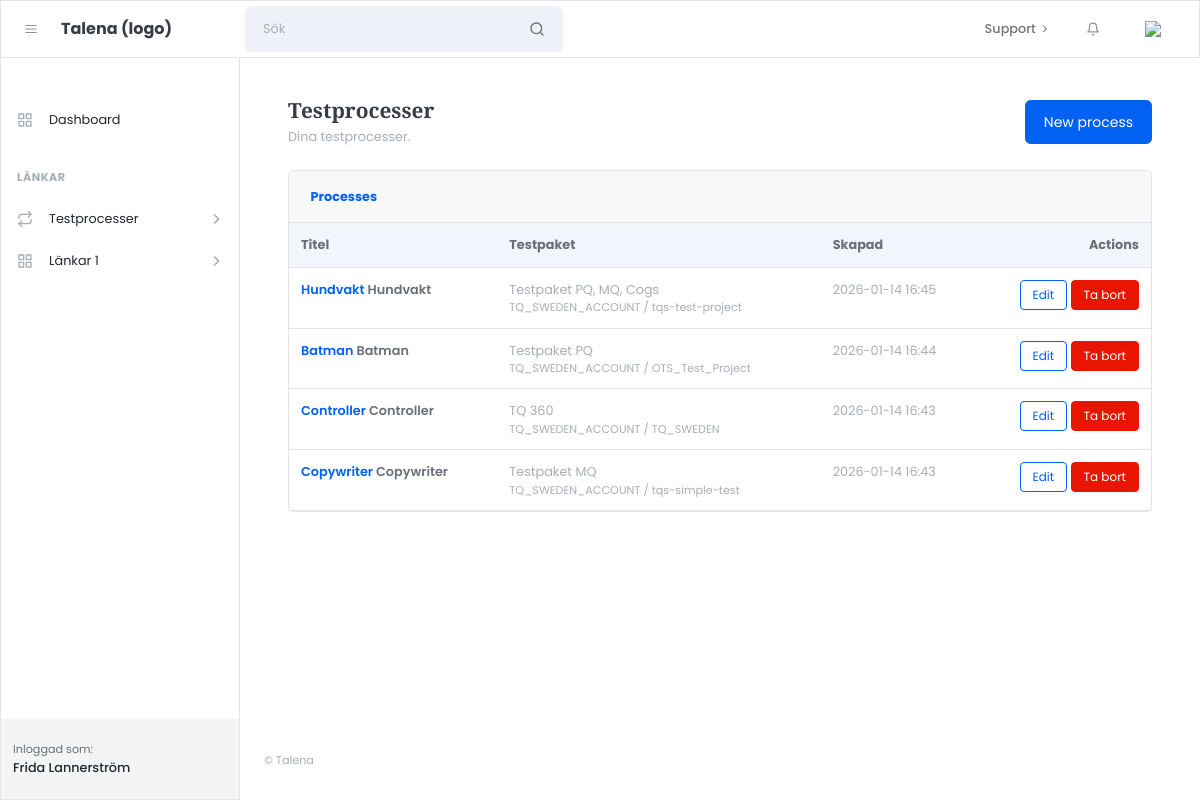
The page /processes/ (signed in) on the database its author committed.
### apps/accounts/models.py (models this page shows)
class User(AbstractUser):
    class Role(models.TextChoices):
        ADMIN = "admin", "Admin"
        CUSTOMER = "customer", "Customer"
    role = models.CharField(
        max_length=20,
        choices=Role.choices,
        default=Role.CUSTOMER,
    )

### apps/processes/models.py (models this page shows, shortened)
class TestProcess(models.Model):
    name = models.CharField(max_length=255)
    provider = models.CharField(max_length=50, default="sova")
    account_code = models.CharField(max_length=255)
    project_code = models.CharField(max_length=255)
    project_name_snapshot = models.CharField(max_length=255, blank=True, default="")
    job_title = models.CharField(max_length=255, blank=True, default="")
    job_location = models.CharField(max_length=255, blank=True, default="")
    notes = models.TextField(blank=True, default="")
    created_by = models.ForeignKey(
        settings.AUTH_USER_MODEL,
        on_delete=models.CASCADE,
        related_name="test_processes",
    )
    created_at = models.DateTimeField(auto_now_add=True)
    class Meta:
        ordering = ["-created_at"]

### apps/processes/views.py (the view)
# urls.py: path("processes/", views.process_list, name="process_list"),
@login_required
def process_list(request):
    processes = TestProcess.objects.filter(created_by=request.user)
    return render(request, "customer/processes/process_list.html", {"processes": processes})

### templates/customer/processes/process_list.html (shortened to what this page needs)
{% extends "customer/core/layouts/customer_base.html" %}
{% block content %}
<div class="container-fluid px-4">
  <div class="d-flex align-items-center justify-content-between mb-4">
    <div>
      <h1 class="h3 mb-1">Testprocesser</h1>
      <div class="text-muted">Dina testprocesser.</div>
    </div>
    <a class="btn btn-primary" href="{% url 'processes:process_create' %}">New process</a>
  </div>
  <div class="card">
    <div class="card-header"><strong>Processes</strong></div>
    <div class="card-body p-0">
      <div class="table-responsive">
        <table class="table mb-0">
          <thead class="bg-light">
            <tr>
              <th>Titel</th>
              <th>Testpaket</th>
              <th>Skapad</th>
              <th class="text-end">Actions</th>
            </tr>
          </thead>
          <tbody>
            {% for p in processes %}
              <tr>
                <td class="fw-semibold">
  <a href="{% url 'processes:process_detail' p.id %}">{{ p.name }}</a>
    {{ p.name }}
</td>
                <td class="text-muted">
                  {{ p.project_name_snapshot }}
                  <div class="small text-muted">{{ p.account_code }} / {{ p.project_code }}</div>
                </td>
                <td class="text-muted">{{ p.created_at|date:"Y-m-d H:i" }}</td>
                <td class="text-end">
                  <a class="btn btn-sm btn-outline-primary"
                    href="{% url 'processes:process_update' p.id %}">
                    Edit
                  </a>
                  <form method="post"
      action="{% url 'processes:process_delete' p.id %}"
      style="display:inline;"
      onsubmit="return confirm('Är du säker på att du vill ta bort denna process?');">
  <button type="submit" class="btn btn-sm btn-danger">
    Ta bort
  </button>
</form>
                </td>
              </tr>
            {% empty %}
              <tr>
                <td colspan="4" class="p-4 text-muted">No processes yet. Click “New process”.</td>
              </tr>
            {% endfor %}
          </tbody>
        </table>
      </div>
    </div>
  </div>
</div>
{% endblock %}

### templates/customer/core/partials/customer_sidebar.html (shortened to what this page needs)
<div id="layoutSidenav_nav">
                <nav class="sidenav sidenav-light border">
                    <div class="sidenav-menu">
                        <div class="nav accordion" id="accordionSidenav">
                            <div class="sidenav-menu-heading"></div>
                            <a class="nav-link" href="{% url 'customer_dashboard' %}">
                                <div class="nav-link-icon"><i data-feather="grid"></i></div>
                                Dashboard
                            </a>
                            <div class="sidenav-menu-heading">Länkar</div>
                            <a class="nav-link collapsed" href="javascript:void(0);" data-bs-toggle="collapse" data-bs-target="#collapseFlows" aria-expanded="false" aria-controls="collapseFlows">
                                <div class="nav-link-icon"><i data-feather="repeat"></i></div>
                                Testprocesser
                                <div class="sidenav-collapse-arrow"><i class="fas fa-angle-down"></i></div>
                            </a>
                            <a class="nav-link collapsed" href="javascript:void(0);" data-bs-toggle="collapse" data-bs-target="#collapsePages" aria-expanded="false" aria-controls="collapsePages">
                                <div class="nav-link-icon"><i data-feather="grid"></i></div>
                                Länkar 1
                                <div class="sidenav-collapse-arrow"><i class="fas fa-angle-down"></i></div>
                            </a>
                    </div>
                    </div>
                    <div class="sidenav-footer">
                        <div class="sidenav-footer-content">
                            <div class="sidenav-footer-subtitle">Inloggad som:</div>
                            <div class="sidenav-footer-title">{{ request.user.get_full_name }}</div>
                        </div>
                    </div>
                </nav>
            </div>

### rows shown on the page
User: user.get_full_name "Frida Lannerström"
TestProcess: name "Hundvakt", project_name_snapshot "Testpaket PQ, MQ, Cogs", account_code "TQ_SWEDEN_ACCOUNT", project_code "tqs-test-project", created_at "2026-01-14 16:45"
TestProcess: name "Batman", project_name_snapshot "Testpaket PQ", account_code "TQ_SWEDEN_ACCOUNT", project_code "OTS_Test_Project", created_at "2026-01-14 16:44"
TestProcess: name "Controller", project_name_snapshot "TQ 360", account_code "TQ_SWEDEN_ACCOUNT", project_code "TQ_SWEDEN", created_at "2026-01-14 16:43"
TestProcess: name "Copywriter", project_name_snapshot "Testpaket MQ", account_code "TQ_SWEDEN_ACCOUNT", project_code "tqs-simple-test", created_at "2026-01-14 16:43"
